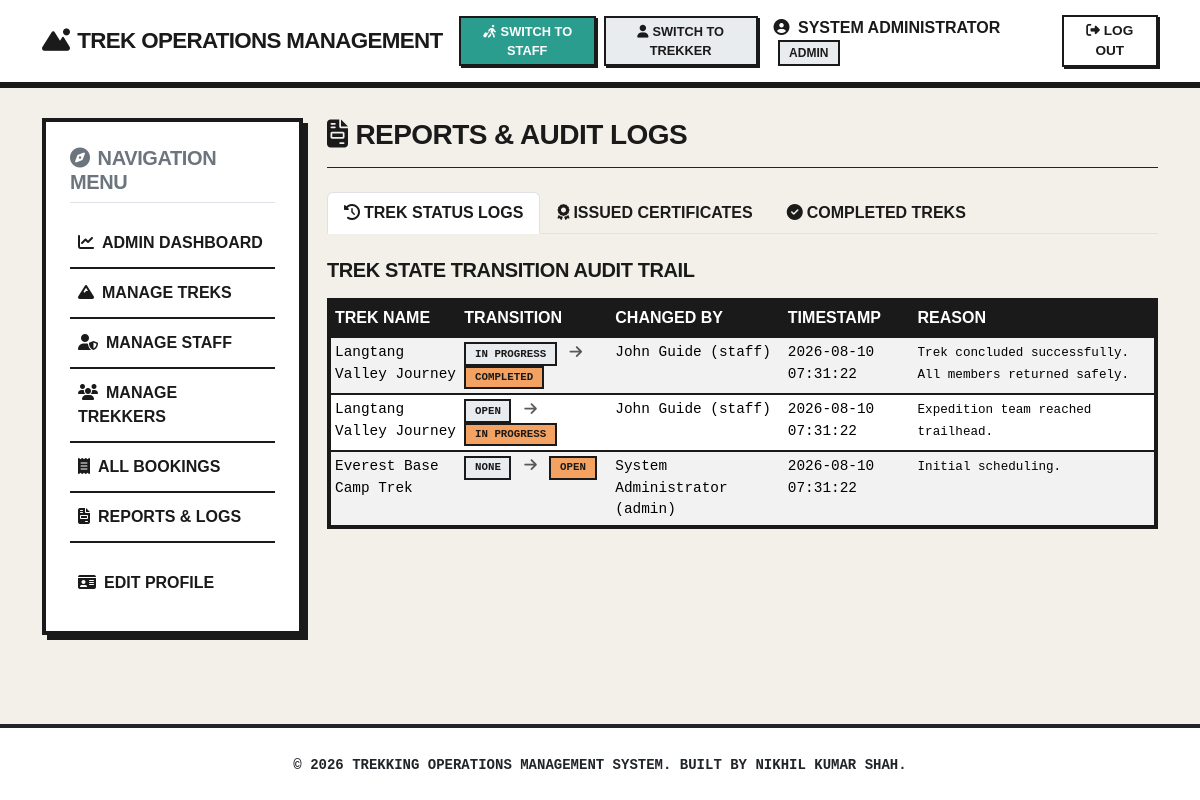
The page /admin/reports (signed in) on the database its author committed.
### app/models/user.py (models this page shows, shortened)
class User(UserMixin, db.Model):
    __tablename__ = 'users'
    id = db.Column(db.Integer, primary_key=True)
    full_name = db.Column(db.String(100), nullable=False)
    email = db.Column(db.String(120), unique=True, nullable=False)
    phone = db.Column(db.String(20), nullable=False)
    password_hash = db.Column(db.String(256), nullable=False)
    role = db.Column(db.String(20), nullable=False, default='user')  # roles: admin, staff, user
    blood_group = db.Column(db.String(5), nullable=True)
    medical_conditions = db.Column(db.Text, nullable=True)
    emergency_contact_name = db.Column(db.String(100), nullable=True)
    emergency_contact_phone = db.Column(db.String(20), nullable=True)
    profile_image = db.Column(db.String(200), nullable=True)
    is_blacklisted = db.Column(db.Boolean, default=False, nullable=False)
    is_active = db.Column(db.Boolean, default=True, nullable=False)
    created_at = db.Column(db.DateTime, default=datetime.utcnow, nullable=False)
    bookings = db.relationship('Booking', backref='trekker', lazy=True, cascade='all, delete-orphan')
    staff_assignments = db.relationship('TrekStaffAssignment', backref='staff', lazy=True, cascade='all, delete-orphan')
    notifications = db.relationship('Notification', backref='user', lazy=True, cascade='all, delete-orphan')

### app/models/status_log.py (models this page shows)
class TrekStatusLog(db.Model):
    __tablename__ = 'trek_status_logs'
    id = db.Column(db.Integer, primary_key=True)
    trek_id = db.Column(db.Integer, db.ForeignKey('treks.id'), nullable=False)
    old_status = db.Column(db.String(30), nullable=True)
    new_status = db.Column(db.String(30), nullable=False)
    changed_by = db.Column(db.Integer, db.ForeignKey('users.id'), nullable=False)
    changed_at = db.Column(db.DateTime, default=datetime.utcnow, nullable=False)
    reason = db.Column(db.Text, nullable=True)
    @property
    def editor(self):
        from app.models.user import User
        return User.query.get(self.changed_by)

### app/models/trek.py (models this page shows, shortened)
class Trek(db.Model):
    __tablename__ = 'treks'
    id = db.Column(db.Integer, primary_key=True)
    title = db.Column(db.String(100), nullable=False)
    location = db.Column(db.String(100), nullable=False)
    altitude = db.Column(db.Integer, nullable=False)  # in meters
    difficulty_level = db.Column(db.String(20), nullable=False)  # Easy, Moderate, Hard
    duration_days = db.Column(db.Integer, nullable=False)
    description = db.Column(db.Text, nullable=False)
    max_slots = db.Column(db.Integer, nullable=False)
    available_slots = db.Column(db.Integer, nullable=False)
    start_date = db.Column(db.Date, nullable=False)
    end_date = db.Column(db.Date, nullable=False)
    meeting_point = db.Column(db.String(150), nullable=False)
    trek_status = db.Column(db.String(30), default='Open', nullable=False)
    created_by = db.Column(db.Integer, db.ForeignKey('users.id'), nullable=False)
    created_at = db.Column(db.DateTime, default=datetime.utcnow, nullable=False)
    bookings = db.relationship('Booking', backref='trek', lazy=True, cascade='all, delete-orphan')
    staff_assignments = db.relationship('TrekStaffAssignment', backref='trek', lazy=True, cascade='all, delete-orphan')
    status_logs = db.relationship('TrekStatusLog', backref='trek', lazy=True, cascade='all, delete-orphan')

### app/routes/admin_routes.py (the view)
@admin_bp.route('/reports')
@login_required
@role_required('admin')
def view_reports():
    active_tab = request.args.get('tab', 'logs')
    if active_tab not in ['logs', 'certs', 'completed']:
        active_tab = 'logs'
    completed_treks = Trek.query.filter_by(trek_status='Completed').all()
    certificates = TrekCertificate.query.order_by(TrekCertificate.generated_at.desc()).all()
    logs = TrekStatusLog.query.order_by(TrekStatusLog.changed_at.desc()).all()
    return render_template(
        'admin/reports.html',
        completed_treks=completed_treks,
        certificates=certificates,
        logs=logs,
        active_tab=active_tab
    )

### app/templates/admin/reports.html (shortened to what this page needs)
{% extends "base.html" %}
{% block content %}
<div class="mb-4 pb-2 border-bottom border-dark">
    <h3><i class="fa-solid fa-file-invoice me-2"></i>Reports & Audit Logs</h3>
</div>
<ul class="nav nav-tabs mb-4" id="reportTabs">
    <li class="nav-item">
        <a class="nav-link {% if active_tab == 'logs' %}active{% endif %}" href="{{ url_for('admin.view_reports', tab='logs') }}">
            <i class="fa-solid fa-history me-1"></i>Trek Status Logs
        </a>
    </li>
    <li class="nav-item">
        <a class="nav-link {% if active_tab == 'certs' %}active{% endif %}" href="{{ url_for('admin.view_reports', tab='certs') }}">
            <i class="fa-solid fa-award me-1"></i>Issued Certificates
        </a>
    </li>
    <li class="nav-item">
        <a class="nav-link {% if active_tab == 'completed' %}active{% endif %}" href="{{ url_for('admin.view_reports', tab='completed') }}">
            <i class="fa-solid fa-circle-check me-1"></i>Completed Treks
        </a>
    </li>
</ul>
<div class="tab-content" id="reportTabsContent">
    {% if active_tab == 'logs' %}
    <div class="tab-pane active" id="logs" role="tabpanel">
        <h5 class="mb-3">Trek State Transition Audit Trail</h5>
        {% if logs %}
            <div class="table-responsive">
                <table class="table table-sm table-hover table-striped">
                    <thead class="table-dark">
                        <tr>
                            <th>Trek Name</th>
                            <th>Transition</th>
                            <th>Changed By</th>
                            <th>Timestamp</th>
                            <th>Reason</th>
                        </tr>
                    </thead>
                    <tbody>
                        {% for log in logs %}
                            <tr>
                                <td class="font-weight-bold">{{ log.trek.title }}</td>
                                <td>
                                    <span class="badge bg-secondary">{{ log.old_status or 'None' }}</span>
                                    <i class="fa-solid fa-arrow-right mx-1 text-muted"></i>
                                    <span class="badge bg-primary">{{ log.new_status }}</span>
                                </td>
                                <td>{{ log.editor.full_name }} ({{ log.editor.role }})</td>
                                <td>{{ log.changed_at.strftime('%Y-%m-%d %H:%M:%S') }}</td>
                                <td><small class="text-wrap">{{ log.reason or 'N/A' }}</small></td>
                            </tr>
                        {% endfor %}
                    </tbody>
                </table>
            </div>
        {% else %}
            <p class="text-muted p-3 text-center">No status transitions recorded yet.</p>
        {% endif %}
    </div>
    {% endif %}
</div>
{% endblock %}

### app/templates/partials/navbar.html (shortened to what this page needs)
<nav class="navbar navbar-expand-lg navbar-light bg-white">
    <div class="container">
        <a class="navbar-brand" href="/">
            <i class="fa-solid fa-mountain-sun me-2"></i>Trek Operations Management
        </a>
        <div class="collapse navbar-collapse" id="navbarNav">
            <ul class="navbar-nav ms-auto align-items-center">
                {% if current_user.is_authenticated %}
                    {% if current_user.role != 'staff' %}
                        <li class="nav-item">
                            <a class="brutalist-btn brutalist-btn-success me-2" style="padding: 0.25rem 0.5rem; font-size: 0.8rem; margin: 0; box-shadow: 2px 2px 0 var(--ui-border); border-width: 2px;" href="{{ url_for('auth.switch_role', role='staff') }}">
                                <i class="fa-solid fa-person-walking-luggage me-1"></i>Switch to Staff
                            </a>
                        </li>
                    {% endif %}
                    {% if current_user.role != 'user' %}
                        <li class="nav-item">
                            <a class="brutalist-btn brutalist-btn-secondary me-2" style="padding: 0.25rem 0.5rem; font-size: 0.8rem; margin: 0; box-shadow: 2px 2px 0 var(--ui-border); border-width: 2px;" href="{{ url_for('auth.switch_role', role='user') }}">
                                <i class="fa-solid fa-user me-1"></i>Switch to Trekker
                            </a>
                        </li>
                    {% endif %}
                    <li class="nav-item">
                        <span class="nav-link text-dark me-3">
                            <i class="fa-solid fa-user-circle me-1"></i>
                            {{ current_user.full_name }}
                            <span class="badge bg-secondary ms-1 text-uppercase" style="font-size: 0.75rem;">
                                {{ current_user.role }}
                            </span>
                        </span>
                    </li>
                    <li class="nav-item">
                        <a class="brutalist-btn" style="padding: 0.25rem 0.75rem; font-size: 0.85rem; margin: 0; box-shadow: 2px 2px 0 var(--ui-border); border-width: 2px;" href="{{ url_for('auth.logout') }}">
                            <i class="fa-solid fa-right-from-bracket me-1"></i>Log Out
                        </a>
                    </li>
                {% endif %}
            </ul>
        </div>
    </div>
</nav>

### app/static/css/base.css (style rules this page uses)
:root { --ui-bg: #f2f0e9; --ui-card-bg: #ffffff; --ui-text: #1a1a1a; --ui-accent: #e63946; --ui-border: #1a1a1a; --bauhaus-yellow: #f4a261; --bauhaus-blue: #2a9d8f; --bauhaus-coral: #e76f51; --brutalist-shadow-offset: 8px; --brutalist-border-width: 4px; }
body { background-color: var(--ui-bg); color: var(--ui-text); font-family: 'Space Grotesk', sans-serif; min-height: 100vh; display: flex; flex-direction: column; }
h1, h2, h3, h4, h5, h6 { font-family: 'Space Grotesk', sans-serif; font-weight: 700; text-transform: uppercase; letter-spacing: -0.02em; color: var(--ui-text); }

### app/static/css/components.css (style rules this page uses)
.brutalist-btn { display: inline-block; padding: 0.75rem 1.5rem; text-align: center; font-size: 0.95rem; font-weight: 700; text-transform: uppercase; border: 3px solid var(--ui-border); background-color: var(--ui-card-bg); color: var(--ui-text); position: relative; transition: all 0.15s ease; box-shadow: 4px 4px 0 var(--ui-border); text-decoration: none; cursor: pointer; }
.brutalist-btn-success { background-color: var(--bauhaus-blue); color: #ffffff; }
.brutalist-btn-secondary { background-color: #e9ecef; }
.navbar { border-bottom: 6px solid var(--ui-border) !important; background-color: #ffffff !important; }
.navbar-brand { font-weight: 900 !important; text-transform: uppercase; color: var(--ui-text) !important; letter-spacing: -0.03em; font-size: 1.4rem; }
.nav-link { color: var(--ui-text) !important; font-weight: 700; text-transform: uppercase; }
.table { border: var(--brutalist-border-width) solid var(--ui-border) !important; background-color: #ffffff !important; }
.table th { background-color: var(--ui-border) !important; color: #ffffff !important; text-transform: uppercase; font-weight: 700; border-bottom: var(--brutalist-border-width) solid var(--ui-border) !important; }
.table td { border-bottom: 2px solid var(--ui-border) !important; font-family: 'Space Mono', monospace; font-size: 0.9rem; }
.badge { border-radius: 0 !important; border: 2px solid var(--ui-border); font-weight: 700; text-transform: uppercase; padding: 0.4em 0.8em !important; }
.bg-primary { background-color: var(--bauhaus-yellow) !important; color: var(--ui-text) !important; }
.bg-secondary { background-color: #e9ecef !important; color: var(--ui-text) !important; }

### rows shown on the page
User: full_name "SYSTEM ADMINISTRATOR", role "ADMIN"
TrekStatusLog: trek "Langtang Valley Journey", old_status "IN PROGRESS", new_status "COMPLETED", editor.full_name "John Guide", editor.role "staff", changed_at "2026-08-10 07:31:22", reason "Trek concluded successfully. All members returned safely."
TrekStatusLog: trek "Langtang Valley Journey", old_status "OPEN", new_status "IN PROGRESS", editor.full_name "John Guide", editor.role "staff", changed_at "2026-08-10 07:31:22", reason "Expedition team reached trailhead."
TrekStatusLog: trek "Everest Base Camp Trek", old_status "NONE", new_status "OPEN", editor.full_name "System Administrator", editor.role "admin", changed_at "2026-08-10 07:31:22", reason "Initial scheduling."
